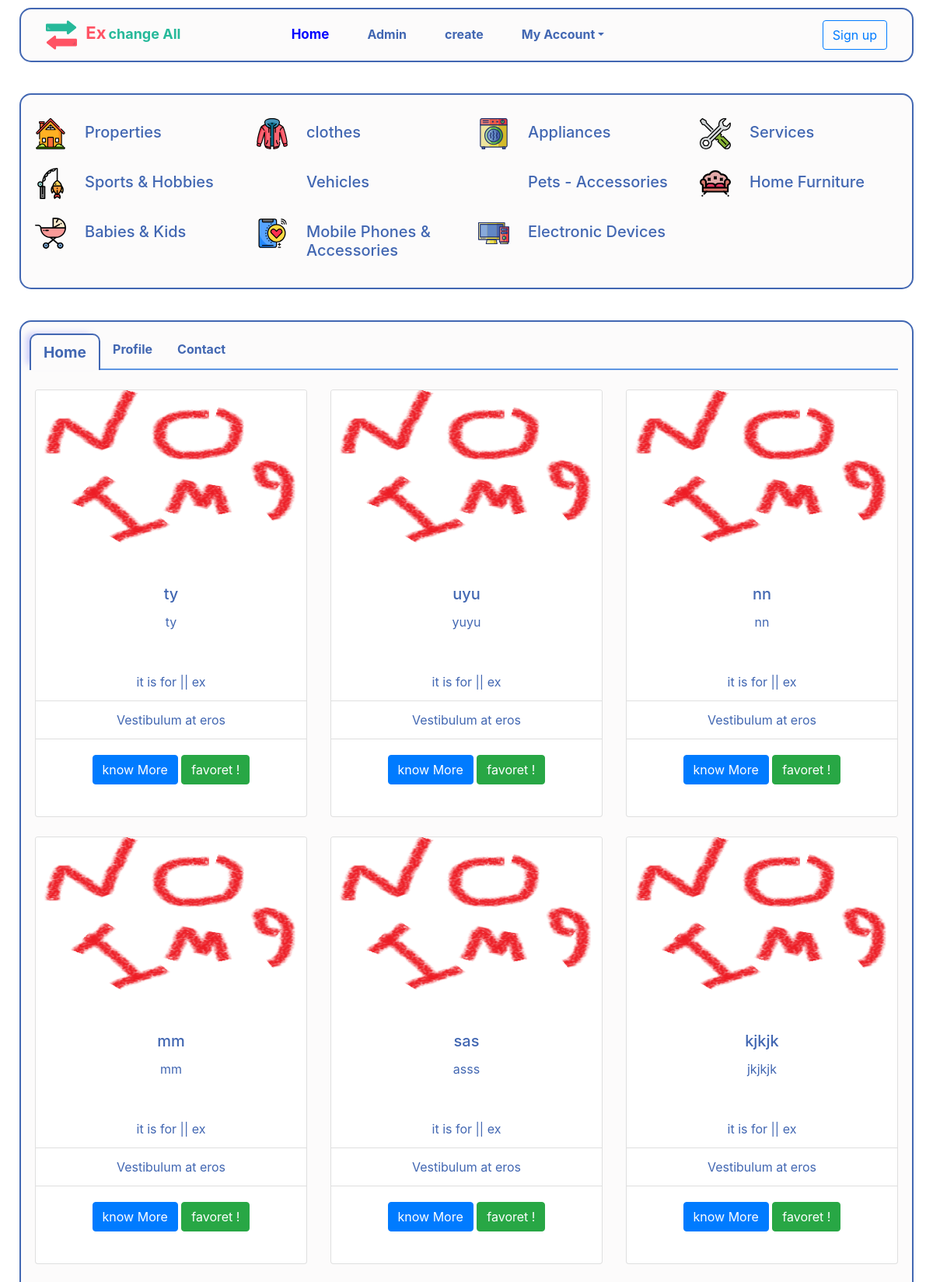
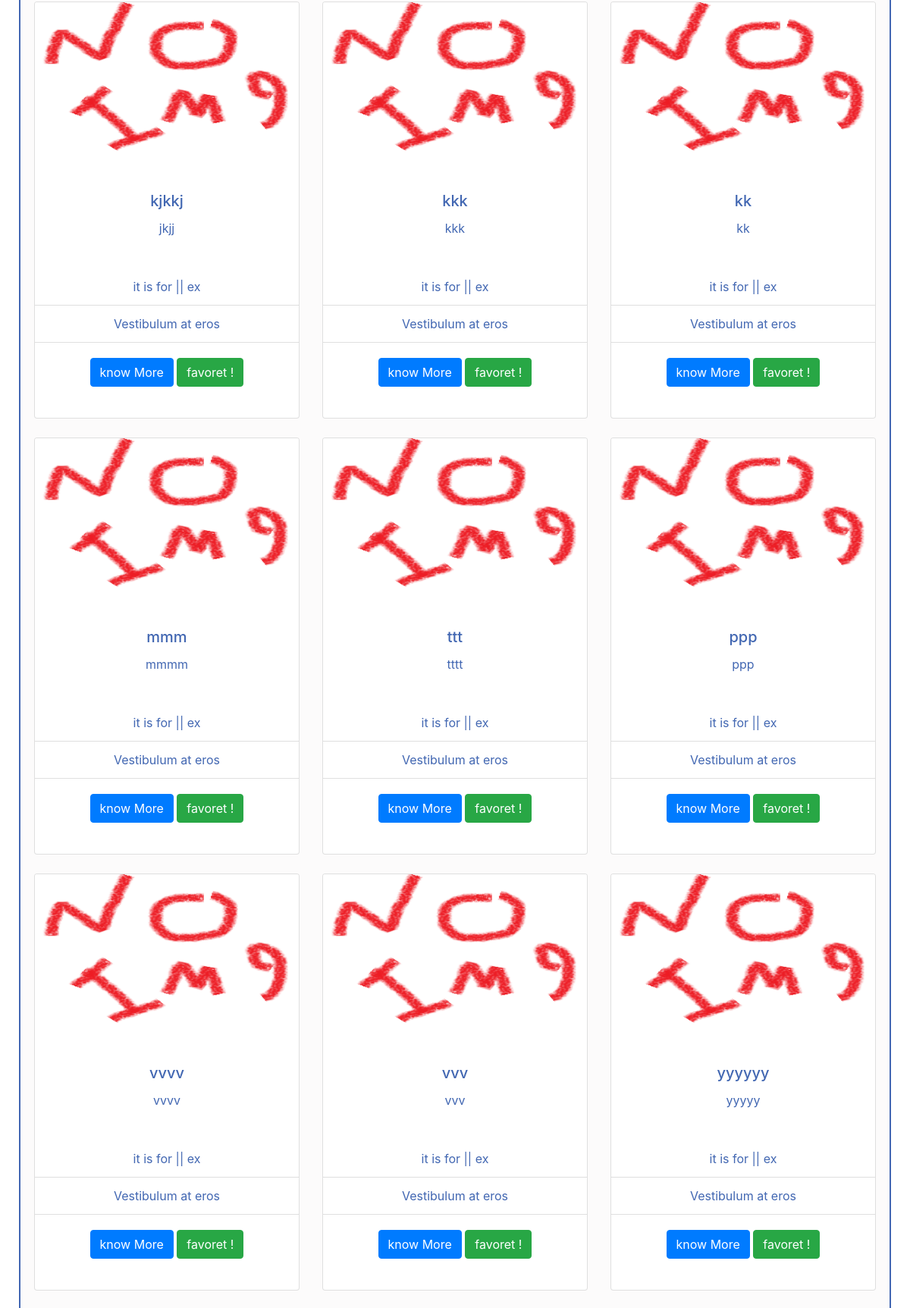
The page / (upper part) on the database its author committed (2 pictures, top to bottom).
### ads/models.py (models this page shows, shortened)
class ads(models.Model):
    options =(
    ("ex", "ex"),
    ("Sale", "Sale"),
    ("free", "free"),
    )
    user = models.ForeignKey(User, blank=True , null=True, on_delete=models.CASCADE)
    title =models.CharField(max_length=80)
    description = models.TextField(max_length=500,default='')
    main=models.ForeignKey ( 'catugry',related_name='ad_main',
                            limit_choices_to={'main__isnull':True ,
                             'sub__isnull':True ,
                             'end__isnull':True }
                               , on_delete=models.CASCADE,blank=True,null=True)
    sub=models.ForeignKey ( 'catugry' ,related_name='ad_sub',
                            limit_choices_to={'sub__isnull':True ,
                                'main__isnull':False ,
                                 'end__isnull':True }
                                ,on_delete=models.CASCADE,blank=True,null=True)
    end=models.ForeignKey ( 'catugry' , related_name='ad_end',
                                limit_choices_to={'sub__isnull':False ,
                                                  'main__isnull':False }
                                ,on_delete=models.CASCADE,blank=True,null=True)
    last=models.ForeignKey ( 'catugry' , related_name='ad_last',
                                limit_choices_to={'sub__isnull':False ,
                                                  'main__isnull':False ,
                                                  'end__isnull':False}
                                ,on_delete=models.CASCADE,blank=True,null=True)
    create_date = models.DateTimeField(default=timezone.now)
    active = models.BooleanField(default=True)
    view =models.IntegerField(default=0)
    ad_option = models.CharField(max_length=4, choices=options , default='ex')
    img=models.ImageField(upload_to='post_img/' , default="img/defu.png")
    name_of_who=models.CharField(max_length=15 , null=True,blank=True)
    adress=models.CharField(max_length=80 , null=True,blank=True)
    mobile =models.PositiveSmallIntegerField( default=1114796307 , null=True,blank=True,)
    email=models.EmailField(default="ahmed_mag22@yahoo.com" , null=True,blank=True)
    class Meta:
        ordering = ['-create_date']

### ads/views.py (the view)
# urls.py: url(r'^$',views.all_ads, name='all_ads') ,
def all_ads(request):
    ads_all=ads.objects.all()
    context = {
        'ads_all' : ads_all ,
    }
    return render(request , 'all.html' , context)

### ads/templates/all.html (shortened to what this page needs)
{% extends 'base_ads.html' %}
{% block card %}
      <section class="py-5 my-card-sec">
        <div class="container text-center">
          <nav class="my-nav-tap">
            <div class="nav nav-tabs my-tap-all" id="nav-tab" role="tablist">
              <a class="nav-item nav-link my-taps active" id="nav-home-tab" data-toggle="tab" href="#nav-home" role="tab" aria-controls="nav-home" aria-selected="true"> Home</a>
              <a class="nav-item nav-link my-taps" id="nav-profile-tab" data-toggle="tab" href="#nav-profile" role="tab" aria-controls="nav-profile" aria-selected="false">Profile</a>
              <a class="nav-item nav-link my-taps" id="nav-contact-tab" data-toggle="tab" href="#nav-contact" role="tab" aria-controls="nav-contact" aria-selected="false">Contact</a>
            </div>
          </nav>
          <div class="tab-content my-content" id="nav-tabContent">
            <div class="tab-pane fade show active" id="nav-home" role="tabpanel" aria-labelledby="nav-home-tab">
              <div class="row">
                {% for ad in ads_all %}
                <div class="col-lg-4 col-md-4 col-sm-6 col-xs-12 my-card-respon ">
                  <div class="card my-card">
                    <img src="{{ad.img.url}}" class="card-img-top my-card-img" alt="...">
                    <div class="card-body">
                      <h5 class="card-title">{{ad.title}}</h5>
                      <p class="card-text">{{ad.description}}</p>
                    </div>
                    <ul class="list-group list-group-flush">
                      <li class="list-group-item">it is for || {{ ad.ad_option }}</li>
                      <li class="list-group-item">Vestibulum at eros</li>
                    </ul>
                    <div class="card-body">
                      <a class="btn btn-primary" href=" {{ ad.id }}#con " role="button">know More</a>
                      <a class="btn btn-success" href="" role="button">favoret !</a>
                    </div>
                  </div>
                </div>
                {% endfor %}
              </div>
            </div>
          </div>
        </div>
      </section>
{% endblock card %}

### static/css/me.css (style rules this page uses)
body { color: #4267b2; }
a.nav-link { color: #4267b2 !important; font-size: 16px; margin-right: 33px; font-weight: bold; }
.my-card-sec { background: #e3dddd21; margin: 10px; border: 2px solid #4267b2; border-radius: 15px; padding-top: 15px !important; margin-top: 40px; }
.my-nav-tap { background-color: #fcfbfb; }
.my-tap-all { border-bottom: 2px solid #5e95e2; margin-bottom: 25px; }
.nav-tabs .nav-link.active, .nav-tabs .nav-item.show .nav-link:hover { color: #4267b2 !important; font-size: larger; border-bottom: 3px #5e95e2; background-color: #fcfbfb; box-shadow: -8px -4px 9px -4px #979bfc82; margin-bottom: -2px; border: 1px solid; border-top: 2px solid; border-left:2px solid ; border-right: 2px solid; border-bottom: none; border-top-right-radius: 10px; border-top-left-radius: 10px; }
.my-taps { margin-right: 0px !important; position: relative; right: 7px; }
.nav-tabs .nav-link { border:none ; }
.nav-link.active { color: blue !important; font-size: 17px; }
.my-card-respon { margin-bottom: 25px; }
.my-card { min-height: 550px; max-height: 550px; transition: 0.9s,top ; }
.my-card-img { max-height: 230px; min-height: 230px; }
.my-content { margin-bottom: -130px !important; }

### rows shown on the page
ads: img (picture), title "ty", description "ty", ad_option "ex"
ads: img (picture), title "uyu", description "yuyu", ad_option "ex"
ads: img (picture), title "nn", description "nn", ad_option "ex"
ads: img (picture), title "mm", description "mm", ad_option "ex"
ads: img (picture), title "sas", description "asss", ad_option "ex"
ads: img (picture), title "kjkjk", description "jkjkjk", ad_option "ex"
ads: img (picture), title "kjkkj", description "jkjj", ad_option "ex"
ads: img (picture), title "kkk", description "kkk", ad_option "ex"
ads: img (picture), title "kk", description "kk", ad_option "ex"
ads: img (picture), title "mmm", description "mmmm", ad_option "ex"
ads: img (picture), title "ttt", description "tttt", ad_option "ex"
ads: img (picture), title "ppp", description "ppp", ad_option "ex"
ads: img (picture), title "vvvv", description "vvvv", ad_option "ex"
ads: img (picture), title "vvv", description "vvv", ad_option "ex"
ads: img (picture), title "yyyyyy", description "yyyyy", ad_option "ex"
